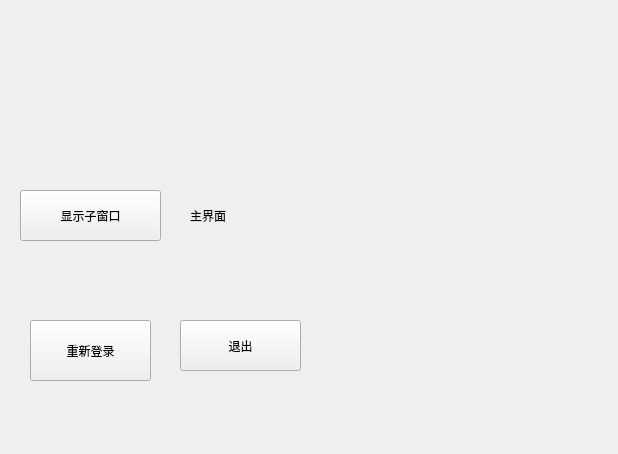
<?xml version="1.0" encoding="UTF-8"?>
<ui version="4.0">
 <class>Widget</class>
 <widget class="QWidget" name="Widget">
  <property name="geometry">
   <rect>
    <x>0</x>
    <y>0</y>
    <width>618</width>
    <height>454</height>
   </rect>
  </property>
  <property name="windowTitle">
   <string>Widget</string>
  </property>
  <widget class="QPushButton" name="showChildButton">
   <property name="geometry">
    <rect>
     <x>20</x>
     <y>190</y>
     <width>141</width>
     <height>51</height>
    </rect>
   </property>
   <property name="text">
    <string>显示子窗口</string>
   </property>
  </widget>
  <widget class="QLabel" name="label">
   <property name="geometry">
    <rect>
     <x>190</x>
     <y>160</y>
     <width>351</width>
     <height>111</height>
    </rect>
   </property>
   <property name="text">
    <string>主界面</string>
   </property>
  </widget>
  <widget class="QPushButton" name="pushButton">
   <property name="geometry">
    <rect>
     <x>30</x>
     <y>320</y>
     <width>121</width>
     <height>61</height>
    </rect>
   </property>
   <property name="text">
    <string>重新登录</string>
   </property>
  </widget>
  <widget class="QPushButton" name="pushButton_2">
   <property name="geometry">
    <rect>
     <x>180</x>
     <y>320</y>
     <width>121</width>
     <height>51</height>
    </rect>
   </property>
   <property name="text">
    <string>退出</string>
   </property>
  </widget>
 </widget>
 <layoutdefault spacing="6" margin="11"/>
 <resources/>
 <connections>
  <connection>
   <sender>pushButton_2</sender>
   <signal>clicked()</signal>
   <receiver>Widget</receiver>
   <slot>close()</slot>
   <hints>
    <hint type="sourcelabel">
     <x>246</x>
     <y>341</y>
    </hint>
    <hint type="destinationlabel">
     <x>391</x>
     <y>349</y>
    </hint>
   </hints>
  </connection>
 </connections>
</ui>
